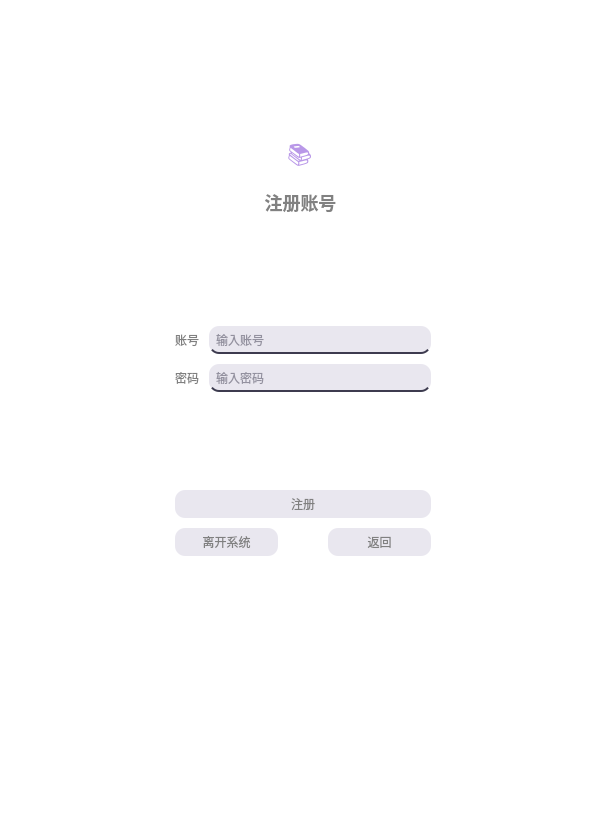
<?xml version="1.0" encoding="UTF-8"?>
<ui version="4.0">
 <class>registerForm</class>
 <widget class="QWidget" name="registerForm">
  <property name="geometry">
   <rect>
    <x>0</x>
    <y>0</y>
    <width>606</width>
    <height>837</height>
   </rect>
  </property>
  <property name="sizePolicy">
   <sizepolicy hsizetype="Minimum" vsizetype="Minimum">
    <horstretch>0</horstretch>
    <verstretch>0</verstretch>
   </sizepolicy>
  </property>
  <property name="windowTitle">
   <string>注册界面</string>
  </property>
  <property name="styleSheet">
   <string notr="true">* {
    background-color: #ffffff;
    color: #808080;
}
QTextBrowser {
    border: none; /* 隐藏边框 */
    background-color: transparent; /* 背景颜色 */
    color: #808080; /* 文字颜色 */
    border-radius: 10px; /* 圆角 */
    padding: 5px; /* 内边距 */
}
QPushButton {
    background-color: #e9e7ef;
    border-radius: 10px;
    padding: 5px;
    border: none; /* 移除边框 */
    outline: none; /* 移除焦点轮廓 */
}

QPushButton:hover {
    background-color: #c0ebd7;
}

QPushButton:pressed {
    background-color: #88ada6;
}

QPushButton:focus {
    border: none; /* 确保焦点时没有边框 */
}
QLineEdit {
    background-color: #e9e7ef;
    border: none; /* 去掉边框 */
    border-radius: 10px; /* 圆角 */
    padding: 5px;
    color: #3d3b4f; /* 输入字体颜色 */
    border-bottom: 2px solid #3d3b4f; /* 底部下划线 */
}
QLineEdit:hover {
    background-color: #d0d7e5; /* 鼠标悬停时的背景颜色 */
}
QLineEdit:focus {
    background-color: #b8c0d0; /* 获得焦点时的背景颜色 */
    border-bottom: 2px solid #88ada6; /* 获得焦点时的下划线颜色 */
}</string>
  </property>
  <layout class="QGridLayout" name="gridLayout" rowstretch="0,0,0,0,0" columnstretch="0,0,0">
   <property name="leftMargin">
    <number>20</number>
   </property>
   <property name="topMargin">
    <number>20</number>
   </property>
   <property name="rightMargin">
    <number>20</number>
   </property>
   <property name="bottomMargin">
    <number>20</number>
   </property>
   <item row="4" column="1">
    <spacer name="verticalSpacer_2">
     <property name="orientation">
      <enum>Qt::Vertical</enum>
     </property>
     <property name="sizeHint" stdset="0">
      <size>
       <width>20</width>
       <height>40</height>
      </size>
     </property>
    </spacer>
   </item>
   <item row="1" column="1">
    <spacer name="verticalSpacer">
     <property name="orientation">
      <enum>Qt::Vertical</enum>
     </property>
     <property name="sizeHint" stdset="0">
      <size>
       <width>20</width>
       <height>40</height>
      </size>
     </property>
    </spacer>
   </item>
   <item row="3" column="0">
    <spacer name="horizontalSpacer_2">
     <property name="orientation">
      <enum>Qt::Horizontal</enum>
     </property>
     <property name="sizeHint" stdset="0">
      <size>
       <width>40</width>
       <height>20</height>
      </size>
     </property>
    </spacer>
   </item>
   <item row="3" column="2">
    <spacer name="horizontalSpacer">
     <property name="orientation">
      <enum>Qt::Horizontal</enum>
     </property>
     <property name="sizeType">
      <enum>QSizePolicy::MinimumExpanding</enum>
     </property>
     <property name="sizeHint" stdset="0">
      <size>
       <width>40</width>
       <height>20</height>
      </size>
     </property>
    </spacer>
   </item>
   <item row="3" column="1">
    <layout class="QVBoxLayout" name="verticalLayout_2" stretch="10,10,1,10,10,10">
     <property name="spacing">
      <number>10</number>
     </property>
     <item>
      <layout class="QHBoxLayout" name="horizontalLayout_6" stretch="1,10">
       <property name="sizeConstraint">
        <enum>QLayout::SetDefaultConstraint</enum>
       </property>
       <item>
        <widget class="QLabel" name="label_8">
         <property name="text">
          <string>账号</string>
         </property>
        </widget>
       </item>
       <item>
        <widget class="QLineEdit" name="lineEdit_7">
         <property name="sizePolicy">
          <sizepolicy hsizetype="Minimum" vsizetype="Maximum">
           <horstretch>0</horstretch>
           <verstretch>0</verstretch>
          </sizepolicy>
         </property>
         <property name="placeholderText">
          <string>输入账号</string>
         </property>
        </widget>
       </item>
      </layout>
     </item>
     <item>
      <layout class="QHBoxLayout" name="horizontalLayout_4" stretch="1,10">
       <property name="sizeConstraint">
        <enum>QLayout::SetDefaultConstraint</enum>
       </property>
       <item>
        <widget class="QLabel" name="label_6">
         <property name="text">
          <string>密码</string>
         </property>
        </widget>
       </item>
       <item>
        <widget class="QLineEdit" name="lineEdit_5">
         <property name="sizePolicy">
          <sizepolicy hsizetype="Minimum" vsizetype="Maximum">
           <horstretch>0</horstretch>
           <verstretch>0</verstretch>
          </sizepolicy>
         </property>
         <property name="echoMode">
          <enum>QLineEdit::Password</enum>
         </property>
         <property name="placeholderText">
          <string>输入密码</string>
         </property>
        </widget>
       </item>
      </layout>
     </item>
     <item>
      <widget class="QTextBrowser" name="textBrowser_2">
       <property name="sizePolicy">
        <sizepolicy hsizetype="Minimum" vsizetype="Maximum">
         <horstretch>0</horstretch>
         <verstretch>10</verstretch>
        </sizepolicy>
       </property>
       <property name="styleSheet">
        <string notr="true">background-color: transparent;
color: rgba(0, 0, 0, 128);</string>
       </property>
       <property name="html">
        <string>&lt;!DOCTYPE HTML PUBLIC &quot;-//W3C//DTD HTML 4.0//EN&quot; &quot;http://www.w3.org/TR/REC-html40/strict.dtd&quot;&gt;
&lt;html&gt;&lt;head&gt;&lt;meta name=&quot;qrichtext&quot; content=&quot;1&quot; /&gt;&lt;style type=&quot;text/css&quot;&gt;
p, li { white-space: pre-wrap; }
&lt;/style&gt;&lt;/head&gt;&lt;body style=&quot; font-family:'.AppleSystemUIFont'; font-size:13pt; font-weight:400; font-style:normal;&quot;&gt;
&lt;p style=&quot;-qt-paragraph-type:empty; margin-top:0px; margin-bottom:0px; margin-left:0px; margin-right:0px; -qt-block-indent:0; text-indent:0px;&quot;&gt;&lt;br /&gt;&lt;/p&gt;&lt;/body&gt;&lt;/html&gt;</string>
       </property>
      </widget>
     </item>
     <item>
      <widget class="QPushButton" name="pushButton">
       <property name="sizePolicy">
        <sizepolicy hsizetype="Minimum" vsizetype="Maximum">
         <horstretch>0</horstretch>
         <verstretch>0</verstretch>
        </sizepolicy>
       </property>
       <property name="text">
        <string>注册</string>
       </property>
       <property name="autoRepeat">
        <bool>false</bool>
       </property>
       <property name="autoRepeatDelay">
        <number>300</number>
       </property>
      </widget>
     </item>
     <item>
      <layout class="QHBoxLayout" name="horizontalLayout_7" stretch="1,0,1">
       <item>
        <widget class="QPushButton" name="pushButton_3">
         <property name="text">
          <string>离开系统</string>
         </property>
        </widget>
       </item>
       <item>
        <spacer name="horizontalSpacer_3">
         <property name="orientation">
          <enum>Qt::Horizontal</enum>
         </property>
         <property name="sizeHint" stdset="0">
          <size>
           <width>40</width>
           <height>20</height>
          </size>
         </property>
        </spacer>
       </item>
       <item>
        <widget class="QPushButton" name="pushButton_2">
         <property name="sizePolicy">
          <sizepolicy hsizetype="Minimum" vsizetype="Fixed">
           <horstretch>0</horstretch>
           <verstretch>0</verstretch>
          </sizepolicy>
         </property>
         <property name="text">
          <string>返回</string>
         </property>
        </widget>
       </item>
      </layout>
     </item>
     <item>
      <spacer name="verticalSpacer_4">
       <property name="orientation">
        <enum>Qt::Vertical</enum>
       </property>
       <property name="sizeHint" stdset="0">
        <size>
         <width>20</width>
         <height>40</height>
        </size>
       </property>
      </spacer>
     </item>
    </layout>
   </item>
   <item row="2" column="0" colspan="3">
    <widget class="QTextBrowser" name="textBrowser_3">
     <property name="sizePolicy">
      <sizepolicy hsizetype="Minimum" vsizetype="Expanding">
       <horstretch>0</horstretch>
       <verstretch>0</verstretch>
      </sizepolicy>
     </property>
     <property name="focusPolicy">
      <enum>Qt::NoFocus</enum>
     </property>
     <property name="styleSheet">
      <string notr="true">background-color: transparent;
color: rgba(0, 0, 0, 128);</string>
     </property>
     <property name="html">
      <string>&lt;!DOCTYPE HTML PUBLIC &quot;-//W3C//DTD HTML 4.0//EN&quot; &quot;http://www.w3.org/TR/REC-html40/strict.dtd&quot;&gt;
&lt;html&gt;&lt;head&gt;&lt;meta name=&quot;qrichtext&quot; content=&quot;1&quot; /&gt;&lt;style type=&quot;text/css&quot;&gt;
p, li { white-space: pre-wrap; }
&lt;/style&gt;&lt;/head&gt;&lt;body style=&quot; font-family:'.AppleSystemUIFont'; font-size:13pt; font-weight:400; font-style:normal;&quot;&gt;
&lt;p align=&quot;center&quot; style=&quot; margin-top:10px; margin-bottom:10px; margin-left:0px; margin-right:0px; -qt-block-indent:0; text-indent:0px;&quot;&gt;&lt;span style=&quot; font-family:'Arial','sans-serif'; font-size:24px; color:rgba(114,46,209,0.494118);&quot;&gt;📚 &lt;/span&gt;&lt;/p&gt;
&lt;h2 align=&quot;center&quot; style=&quot; margin-top:0px; margin-bottom:12px; margin-left:0px; margin-right:0px; -qt-block-indent:0; text-indent:0px;&quot;&gt;&lt;span style=&quot; font-family:'Arial','sans-serif'; font-size:x-large; font-weight:600; color:rgba(0,0,0,0.494118);&quot;&gt;注册账号 &lt;/span&gt;&lt;/h2&gt;&lt;/body&gt;&lt;/html&gt;</string>
     </property>
    </widget>
   </item>
  </layout>
 </widget>
 <resources/>
 <connections/>
</ui>
